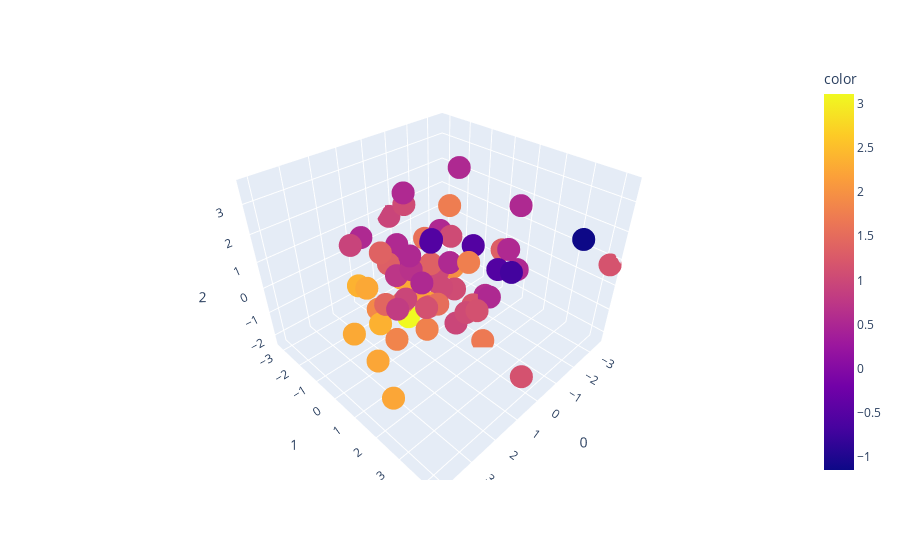

The code cell stored with this chart in its notebook:
### Code cell
# !pip install plotly
import plotly.express as px
from sklearn.decomposition import PCA


pca = PCA(n_components=3)

mod_df_pca = mod_df
mod_df_pca = mod_df_pca.drop(["treatment", "cell_line", "time"], axis=1).reset_index().fillna(0).drop("index", axis=1)
mod_df_pca["DPD"] = mod_df_pca.apply(calculate_dpd, args=(mod_df_pca, H_CANC_MOD, composite_vec_mod["Canc_STV_mod"], composite_vec_mod["Norm_Canc_mod"]), axis=1)


# display(mod_df_pca)
components = pca.fit_transform(mod_df_pca)


fig = px.scatter_3d(
    components, x=0, y=1, z=2, color=mod_df_pca["DPD"],
    # title=f'Total Explained Variance: {total_var:.2f}%',
    # labels={'0': 'PC 1', '1': 'PC 2', '2': 'PC 3'}
)
fig.show()
